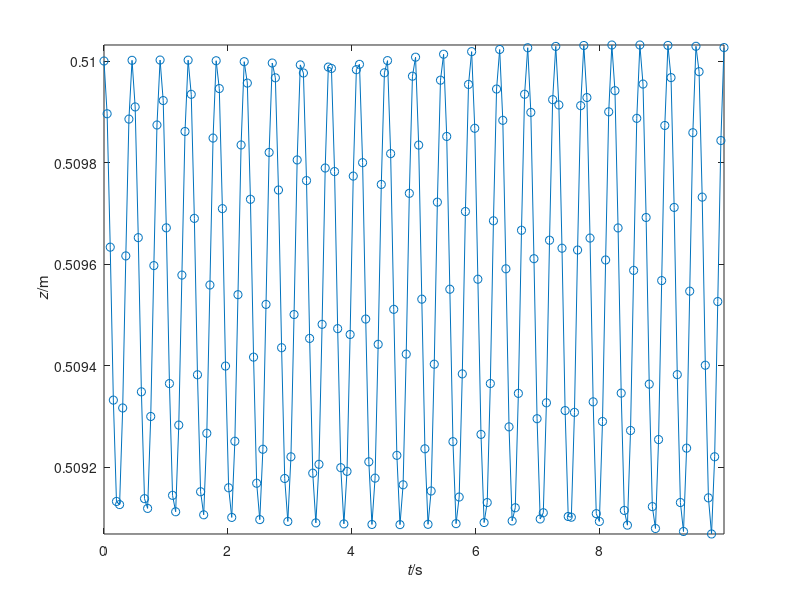
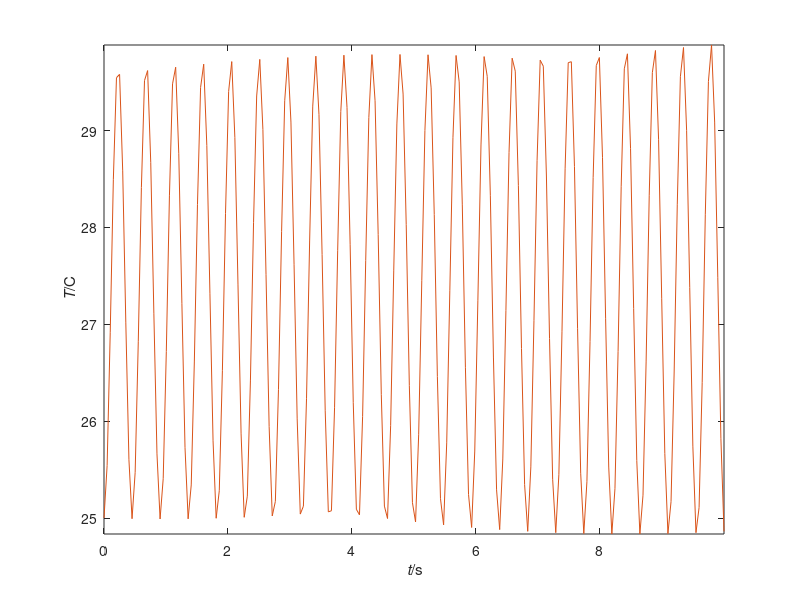

Source code (MATLAB) for these figures, in order:
%% SI units used throughout
%% Simulation of ideal gas in 1D
%% Coordinate z
N = 0.01; % amount of ideal gas
A = 0.01; % area of piston
z0 = 0.51; % initial position of mass above piston
v0 = 0; % initial velocity of mass above piston
T0 = 273.15+25; % initial temperature of gas
Q = 0; % heat influx
m = 5; % mass above piston
Fatm = 1e5 * A; % atmospheric force
%%
R = 8.31446261815; % gas constant
C = 20; % molar heat capacity
H = 18e-6 * 4/3 + 0.7*18e-6; % viscosity
g = 9.80665; % gravitational acceleration
G = -m*g; % supply of momentum to mass above piston
%%
t0 = 0; % initial time
t1 = 10; % final time, can also be earlier than initial
dt = 0.0001; % time step, negative if backward time integration %@
%% adjust final time if not multiple of timestep
t1 = t1 + mod(t1-t0,dt);
%% check if timestep and time interval are consistent
if (t1-t0)*dt <= 0
  error('time interval inconsistent with timestep');
end
%% Save values of all quantities at some steps during the simulation,
%% for subsequente analysis or plotting
%% (saving at all timesteps could be too costly)
Nsaves = 200; % number of timepoints to save during the simulation
%% Calculate time interval for saving
dsave = (t1-t0)/(Nsaves-1);
if abs(dsave) < abs(dt)
  error('time interval between saves is smaller than timestep')
end
%% Initialize vectors to contain saved values
tSave = nan(Nsaves,1);
zSave = nan(Nsaves,1);
vSave = nan(Nsaves,1);
TSave = nan(Nsaves,1);
FSave = nan(Nsaves,1);
%% Save initial values
i = 1; % index that keeps count of savepoints
tSave(1) = t0;
zSave(1) = z0;
vSave(1) = v0;
TSave(1) = T0;
FSave(1) = N*R*T0/z0 - A*H*v0/z0;
%% Initialize plot
cols = get(0, 'DefaultAxesColorOrder');
plot(tSave(1), zSave(1), 'o','Color',cols(1,:)); axis('tight');
xlabel('{\it t}/s'); ylabel('{\it z}/m'); hold on;
%% %@
%% Numerical time integration
%% Initialize
t = t0;
z = z0;
v = v0;
T = T0;
U = C*N*T0;
P = m*v0;
%% loop
while sign(dt)*t < sign(dt)*t1 % possible backward time integration
  %% update time
  t = t + dt;
  %% constitutive relation for force on mass above piston
  %% same as *minus* force on gas
  F = N*R*T/z - A*H*v/z;
  %% update internal energy of gas
  U = U + (Q - F*v - Fatm*v)*dt;
  %% update temperature of gas
  T = U/(C*N);
  %% update momentum of mass above piston
  P = P + (F + G)*dt;
  %% update velocity of mass above piston
  v = P/m;
  %% update position of mass above piston
  z = z + v*dt; %@
  %% Check whether to save & plot at this step
  if min(abs([0 dsave] - mod(t-t0, dsave))) <= abs(dt)/2
    i = i+1;
    tSave(i) = t;
    zSave(i) = z;
    vSave(i) = v;
    TSave(i) = T;
    FSave(i) = F;
    plot(t, z, 'o','Color',cols(1,:));
    pause(0.001);
  end %@
end %@
%% Plot trajectory
plot(tSave,zSave,'-','Color',cols(1,:));
figure();
plot(tSave,TSave-273.15,'-','Color',cols(2,:)); axis('tight');
xlabel('{\it t}/s'); ylabel('{\it T}/C');
